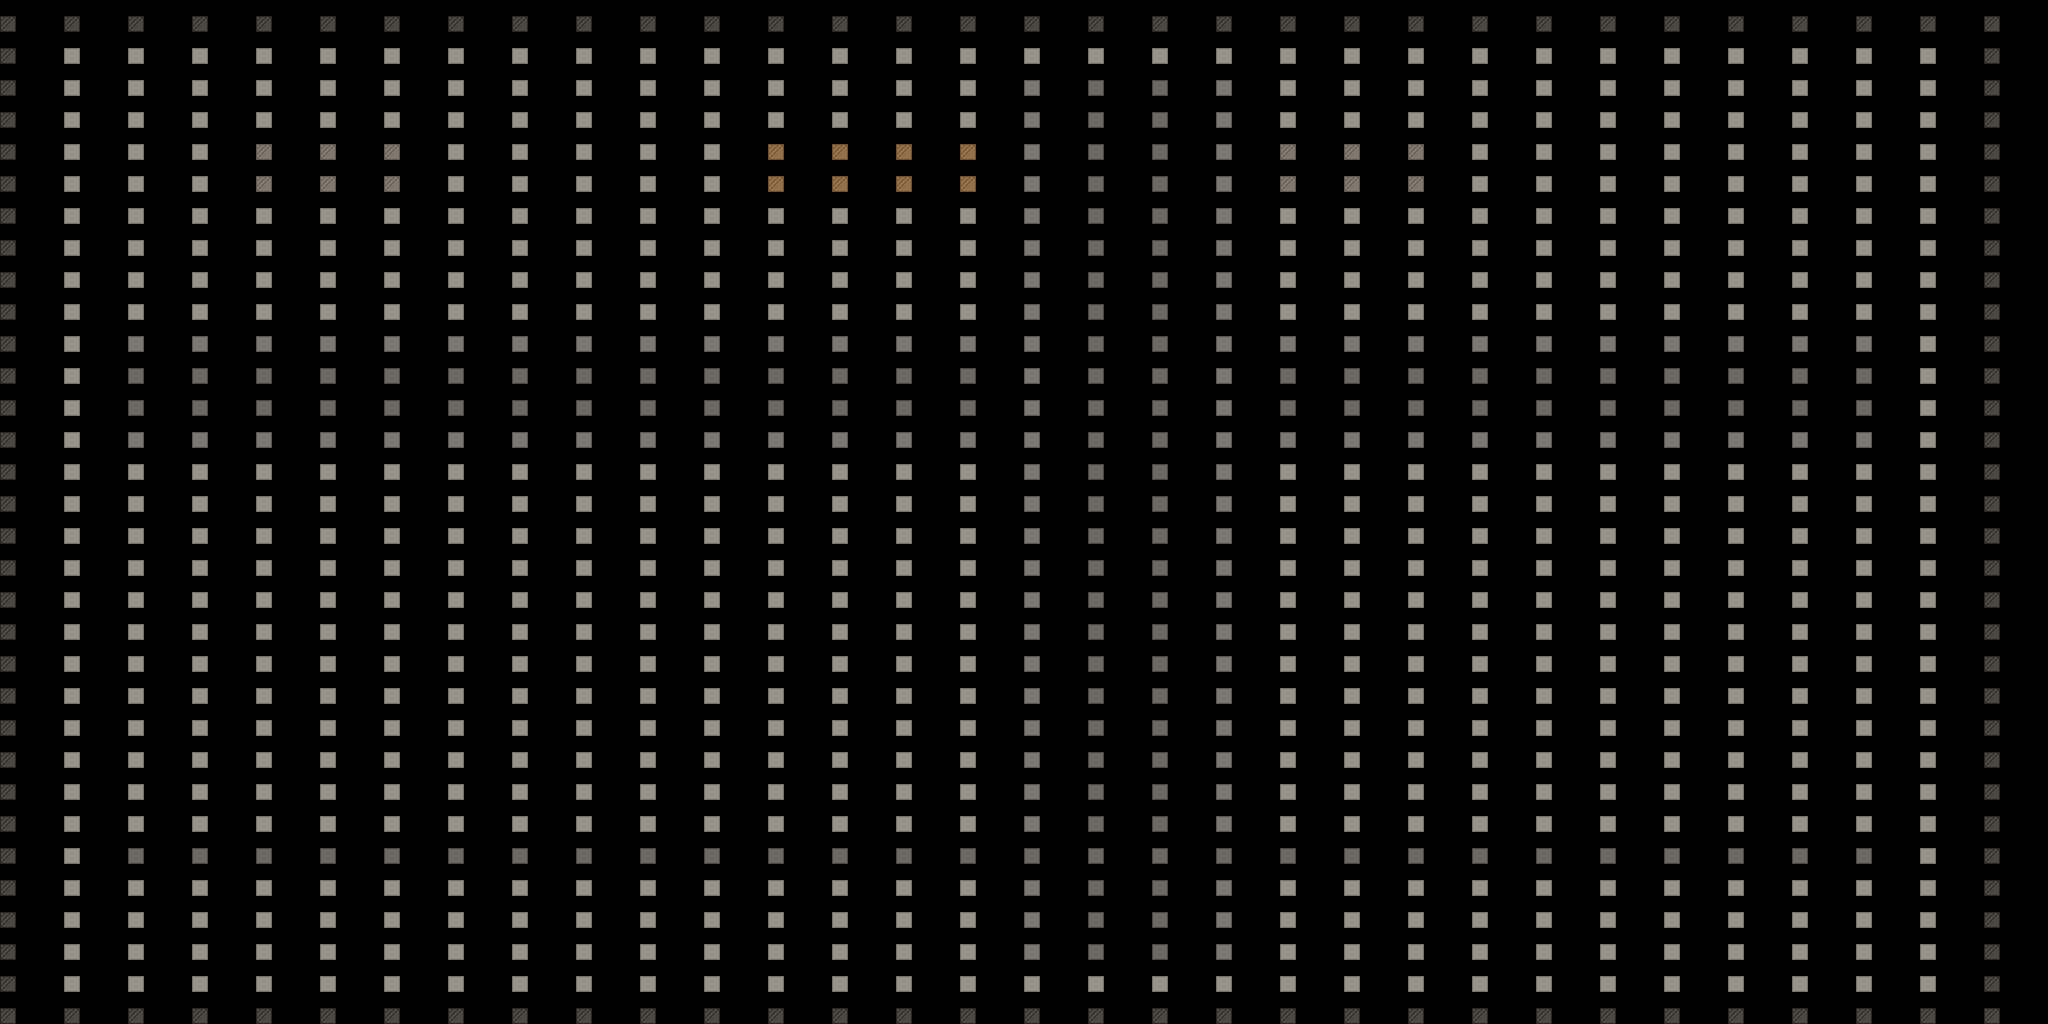

Below is a game level as drawn by its tile map, then a one-line description and the .tmx file that defines it, in full:
An orthogonal 32x32 tile map with 64x32 px tiles, 1 tile layer (suelo).

<map version="1.10" tiledversion="1.10.2" orientation="orthogonal" renderorder="right-down" width="32" height="32" tilewidth="64" tileheight="32" infinite="0" nextlayerid="2" nextobjectid="1">
 <tileset firstgid="1" name="ciudad" tilewidth="16" tileheight="16" tilecount="36" columns="6">
  <image source="../textures/ciudad_tileset.png" width="96" height="96" />
  <tile id="1">
   <properties>
    <property name="collision" type="bool" value="true" />
   </properties>
  </tile>
  <tile id="3">
   <properties>
    <property name="collision" type="bool" value="true" />
   </properties>
  </tile>
  <tile id="6">
   <properties>
    <property name="collision" type="bool" value="true" />
   </properties>
  </tile>
  <tile id="7">
   <properties>
    <property name="collision" type="bool" value="true" />
   </properties>
  </tile>
  <tile id="8">
   <properties>
    <property name="collision" type="bool" value="true" />
   </properties>
  </tile>
  <tile id="9">
   <properties>
    <property name="collision" type="bool" value="true" />
   </properties>
  </tile>
  <tile id="10">
   <properties>
    <property name="collision" type="bool" value="true" />
   </properties>
  </tile>
  <tile id="11">
   <properties>
    <property name="collision" type="bool" value="true" />
   </properties>
  </tile>
  <tile id="12">
   <properties>
    <property name="collision" type="bool" value="true" />
   </properties>
  </tile>
  <tile id="13">
   <properties>
    <property name="collision" type="bool" value="true" />
   </properties>
  </tile>
  <tile id="14">
   <properties>
    <property name="collision" type="bool" value="true" />
   </properties>
  </tile>
  <tile id="15">
   <properties>
    <property name="collision" type="bool" value="true" />
   </properties>
  </tile>
  <tile id="16">
   <properties>
    <property name="collision" type="bool" value="true" />
   </properties>
  </tile>
  <tile id="17">
   <properties>
    <property name="collision" type="bool" value="true" />
   </properties>
  </tile>
  <tile id="18">
   <properties>
    <property name="collision" type="bool" value="true" />
   </properties>
  </tile>
  <tile id="19">
   <properties>
    <property name="collision" type="bool" value="true" />
   </properties>
  </tile>
  <tile id="24">
   <properties>
    <property name="collision" type="bool" value="true" />
   </properties>
  </tile>
  <tile id="25">
   <properties>
    <property name="collision" type="bool" value="true" />
   </properties>
  </tile>
  <tile id="26">
   <properties>
    <property name="collision" type="bool" value="true" />
   </properties>
  </tile>
  <tile id="28">
   <properties>
    <property name="collision" type="bool" value="true" />
   </properties>
  </tile>
  <tile id="32">
   <properties>
    <property name="collision" type="bool" value="true" />
   </properties>
  </tile>
  <tile id="35">
   <properties>
    <property name="collision" type="bool" value="true" />
   </properties>
  </tile>
 </tileset>
 <layer id="1" name="suelo" width="32" height="32">
  <data encoding="csv">
2,2,2,2,2,2,2,2,2,2,2,2,2,2,2,2,2,2,2,2,2,2,2,2,2,2,2,2,2,2,2,2,
2,24,24,24,24,24,24,24,24,24,24,24,24,24,24,24,24,24,24,24,24,24,24,24,24,24,24,24,24,24,24,2,
2,24,24,24,24,24,24,24,24,24,24,24,24,24,24,24,31,1,1,31,24,24,24,24,24,24,24,24,24,24,24,2,
2,24,24,24,24,24,24,24,24,24,24,24,24,24,24,24,31,1,1,31,24,24,24,24,24,24,24,24,24,24,24,2,
2,24,24,24,25,25,25,24,24,24,24,24,26,26,26,26,31,1,1,31,25,25,25,24,24,24,24,24,24,24,24,2,
2,24,24,24,25,25,25,24,24,24,24,24,26,26,26,26,31,1,1,31,25,25,25,24,24,24,24,24,24,24,24,2,
2,24,24,24,24,24,24,24,24,24,24,24,24,24,24,24,31,1,1,31,24,24,24,24,24,24,24,24,24,24,24,2,
2,24,24,24,24,24,24,24,24,24,24,24,24,24,24,24,31,1,1,31,24,24,24,24,24,24,24,24,24,24,24,2,
2,24,24,24,24,24,24,24,24,24,24,24,24,24,24,24,31,1,1,31,24,24,24,24,24,24,24,24,24,24,24,2,
2,24,24,24,24,24,24,24,24,24,24,24,24,24,24,24,31,1,1,31,24,24,24,24,24,24,24,24,24,24,24,2,
2,24,31,31,31,31,31,31,31,31,31,31,31,31,31,31,31,1,1,31,31,31,31,31,31,31,31,31,31,31,24,2,
2,24,1,1,1,1,1,1,1,1,1,1,1,1,1,1,31,1,1,31,1,1,1,1,1,1,1,1,1,1,24,2,
2,24,1,1,1,1,1,1,1,1,1,1,1,1,1,1,31,1,1,31,1,1,1,1,1,1,1,1,1,1,24,2,
2,24,31,31,31,31,31,31,31,31,31,31,31,31,31,31,31,1,1,31,31,31,31,31,31,31,31,31,31,31,24,2,
2,24,24,24,24,24,24,24,24,24,24,24,24,24,24,24,31,1,1,31,24,24,24,24,24,24,24,24,24,24,24,2,
2,24,24,24,24,24,24,24,24,24,24,24,24,24,24,24,31,1,1,31,24,24,24,24,24,24,24,24,24,24,24,2,
2,24,24,24,24,24,24,24,24,24,24,24,24,24,24,24,31,1,1,31,24,24,24,24,24,24,24,24,24,24,24,2,
2,24,24,24,24,24,24,24,24,24,24,24,24,24,24,24,31,1,1,31,24,24,24,24,24,24,24,24,24,24,24,2,
2,24,24,24,24,24,24,24,24,24,24,24,24,24,24,24,31,1,1,31,24,24,24,24,24,24,24,24,24,24,24,2,
2,24,24,24,24,24,24,24,24,24,24,24,24,24,24,24,31,1,1,31,24,24,24,24,24,24,24,24,24,24,24,2,
2,24,24,24,24,24,24,24,24,24,24,24,24,24,24,24,31,1,1,31,24,24,24,24,24,24,24,24,24,24,24,2,
2,24,24,24,24,24,24,24,24,24,24,24,24,24,24,24,31,1,1,31,24,24,24,24,24,24,24,24,24,24,24,2,
2,24,24,24,24,24,24,24,24,24,24,24,24,24,24,24,31,1,1,31,24,24,24,24,24,24,24,24,24,24,24,2,
2,24,24,24,24,24,24,24,24,24,24,24,24,24,24,24,31,1,1,31,24,24,24,24,24,24,24,24,24,24,24,2,
2,24,24,24,24,24,24,24,24,24,24,24,24,24,24,24,31,1,1,31,24,24,24,24,24,24,24,24,24,24,24,2,
2,24,24,24,24,24,24,24,24,24,24,24,24,24,24,24,31,1,1,31,24,24,24,24,24,24,24,24,24,24,24,2,
2,24,1,1,1,1,1,1,1,1,1,1,1,1,1,1,1,1,1,1,1,1,1,1,1,1,1,1,1,1,24,2,
2,24,24,24,24,24,24,24,24,24,24,24,24,24,24,24,31,1,1,31,24,24,24,24,24,24,24,24,24,24,24,2,
2,24,24,24,24,24,24,24,24,24,24,24,24,24,24,24,31,1,1,31,24,24,24,24,24,24,24,24,24,24,24,2,
2,24,24,24,24,24,24,24,24,24,24,24,24,24,24,24,31,1,1,31,24,24,24,24,24,24,24,24,24,24,24,2,
2,24,24,24,24,24,24,24,24,24,24,24,24,24,24,24,24,24,24,24,24,24,24,24,24,24,24,24,24,24,24,2,
2,2,2,2,2,2,2,2,2,2,2,2,2,2,2,2,2,2,2,2,2,2,2,2,2,2,2,2,2,2,2,2
</data>
 </layer>
</map>
